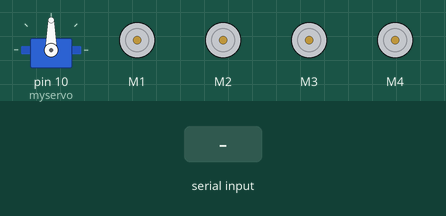
Simulated run of this sketch. Board: Arduino Uno, built with avr-gcc and run on an emulated ATmega328P. Parts: servo, 4 × DC motor (green arrow = forward, orange = backward, longer = faster). The inputs (shaded band) are chosen by the test bench. What the sketch prints to the serial monitor is not drawn.

Above: at 1.2 s.
1.3 s: "*turn left#" received over Serial
At 2.7 s:
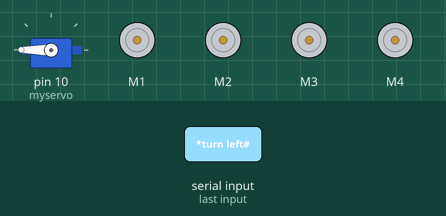
4.3 s: "*move forward#" received over Serial
At 6.1 s:
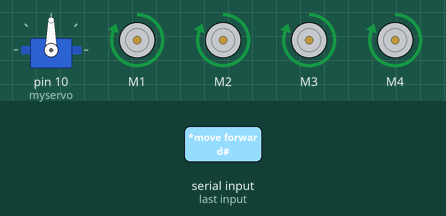
7.3 s: "*move backward#" received over Serial
At 9.5 s:
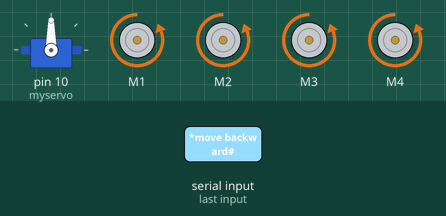
10.3 s: "*turn right#" received over Serial
At 11.7 s:
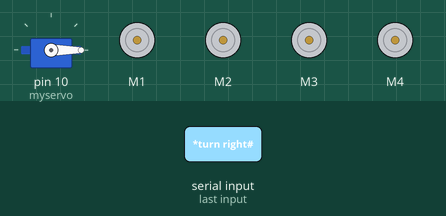
13.3 s: "*turn left#" received over Serial
At 15.7 s:
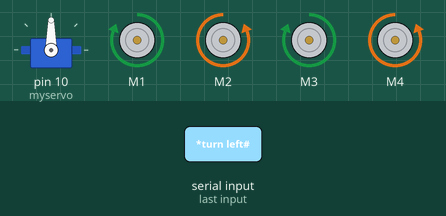
Timing chart, 0 to 17.3 s (numbered marks = the images above; inputs shaded):
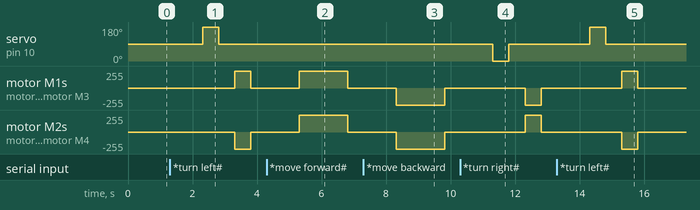

Measured:
- after the input at 1.3 s, servo on pin 10 (myservo): 90° → 180° after 1.0 s, → 90° 0.50 s later; motor M1, motor M3: stopped → forward 255/255 after 2.0 s, → stopped 0.50 s later; motor M2, motor M4: stopped → backward 255/255 after 2.0 s, → stopped 0.50 s later
- after the input at 4.3 s, motor M1–4: stopped → forward 255/255 after 1.0 s, → stopped 1.5 s later
- after the input at 7.3 s, motor M1–4: stopped → backward 255/255 after 1.0 s, → stopped 1.5 s later
- after the input at 10.3 s, servo on pin 10 (myservo): 90° → 0° after 1.0 s, → 90° 0.50 s later; motor M1, motor M3: stopped → backward 255/255 after 2.0 s, → stopped 0.50 s later; motor M2, motor M4: stopped → forward 255/255 after 2.0 s, → stopped 0.50 s later
- after the input at 13.3 s, servo on pin 10 (myservo): 90° → 180° after 1.0 s, → 90° 0.50 s later; motor M1, motor M3: stopped → forward 255/255 after 2.0 s, → stopped 0.50 s later; motor M2, motor M4: stopped → backward 255/255 after 2.0 s, → stopped 0.50 s later

The sketch:

voice_rob2.ino
```cpp
/*Arduino Voice Control Robot
 *Version 1.0
 *Created By DIY Builder
 *Before Uploading the sketch you must install the required libraries first.
 *Unless you'll get compilation error message.
 *Also remove the bluetooth and servo connector before uploading the sketch.
 *You can contact me here https://www.instagram.com/diy.builder/
 */


#include <AFMotor.h>
#include <Servo.h>

String command;

AF_DCMotor motor1(1);
AF_DCMotor motor2(2);
AF_DCMotor motor3(3);
AF_DCMotor motor4(4);

Servo myservo;


void setup() {

Serial.begin(9600);
myservo.attach(10);
myservo.write(90);

}

void loop() {
 delay(10);
 while(Serial.available()) {
  command = "";
  command = Serial.readString();

    Serial.print(command);
}
  if(command == "*move forward#"){
    forward();
  }else if(command == "*move backward#"){
    backward();
  }else if(command == "*turn left#"){
    left();
  }else if(command == "*turn right#"){
    right();
  }else if(command == "*stop#") {
    Stop();
 }
  command = "";
}

void forward() {
  motor1.setSpeed(255);
  motor1.run(FORWARD);
  motor2.setSpeed(255);
  motor2.run(FORWARD);
  motor3.setSpeed(255);
  motor3.run(FORWARD);
  motor4.setSpeed(255);
  motor4.run(FORWARD);
  delay(1500);
  motor1.run(RELEASE);
  motor2.run(RELEASE);
  motor3.run(RELEASE);
  motor4.run(RELEASE);

}

void backward() {
  motor1.setSpeed(255);
  motor1.run(BACKWARD);
  motor2.setSpeed(255);
  motor2.run(BACKWARD);
  motor3.setSpeed(255);
  motor3.run(BACKWARD);
  motor4.setSpeed(255);
  motor4.run(BACKWARD);
  delay(1500);
  motor1.run(RELEASE);
  motor2.run(RELEASE);
  motor3.run(RELEASE);
  motor4.run(RELEASE);
}

void left() {
  myservo.write(180);
  delay(500);
  myservo.write(90);
  delay(500);
  motor1.setSpeed(255);
  motor1.run(FORWARD);
  motor2.setSpeed(255);
  motor2.run(BACKWARD);
  motor3.setSpeed(255);
  motor3.run(FORWARD);
  motor4.setSpeed(255);
  motor4.run(BACKWARD);
  delay(500);
  motor1.run(RELEASE);
  motor2.run(RELEASE);
  motor3.run(RELEASE);
  motor4.run(RELEASE);
}

void right() {
  myservo.write(0);
  delay(500);
  myservo.write(90);
  delay(500);
  motor1.setSpeed(255);
  motor1.run(BACKWARD);
  motor2.setSpeed(255);
  motor2.run(FORWARD);
  motor3.setSpeed(255);
  motor3.run(BACKWARD);
  motor4.setSpeed(255);
  motor4.run(FORWARD);
  delay(500);
  motor1.run(RELEASE);
  motor2.run(RELEASE);
  motor3.run(RELEASE);
  motor4.run(RELEASE);
}

void Stop() {
  motor1.run(RELEASE);
  motor2.run(RELEASE);
  motor3.run(RELEASE);
  motor4.run(RELEASE);
}
```
